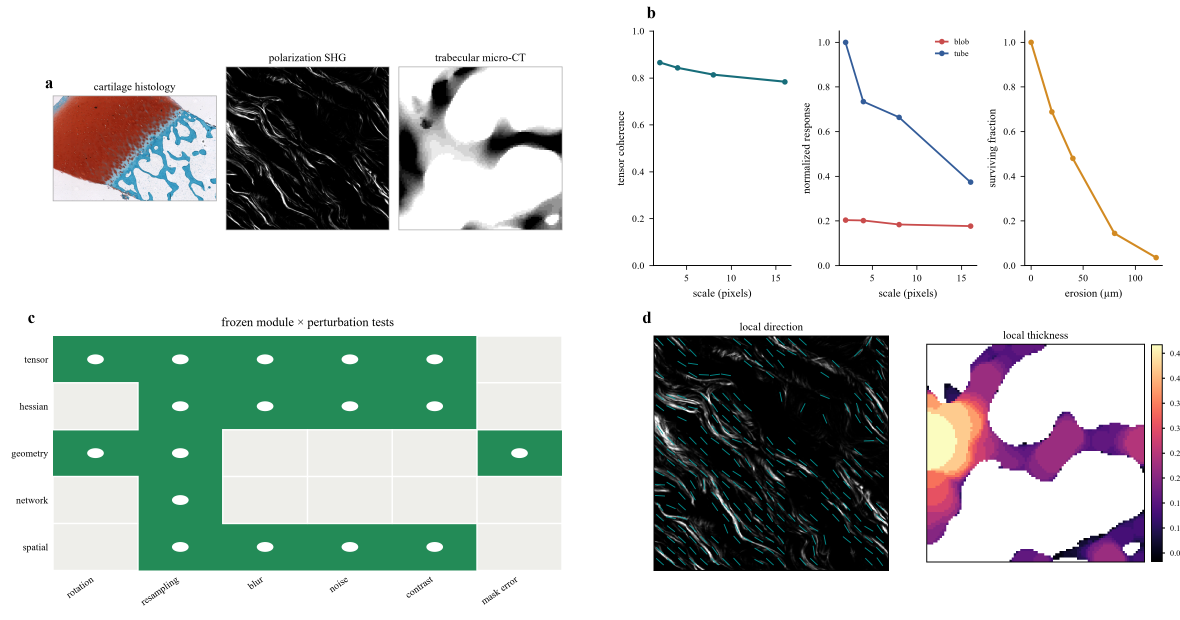
#> input picture figures/nostos0/figure_1_response_geometry_reference.png, 4720 x 2480 px (shown at 1/4 size)
$ python -i build_nostos0_figure1.py   (imports and definitions only)
#> lines starting #> are read from the running program, lines starting #| are printed output that depends on the picture
"""Build Figure 1 entirely from public source data and NOSTOS computations.

No generative imagery or manually drawn scientific output is used. The script
writes an editable SVG, a print-resolution PNG and a hash-locked panel manifest.
"""
from __future__ import annotations

import argparse
import os
import hashlib
import json
from pathlib import Path

import matplotlib as mpl
import matplotlib.pyplot as plt
import nibabel as nib
import numpy as np
import tifffile
from matplotlib.colors import Normalize
from scipy import ndimage

from nostos.features.response_modules import (
    directional_variogram,
    erosion_survival_response,
    hessian_morphology_response,
    maximal_sphere_local_thickness,
    structure_tensor_response,
)


ROOT = Path(__file__).resolve().parents[1]
OUT = ROOT / "figures" / "nostos0"


# [18 lines left out: functions sha256, robust01, central_crop, not called in this run]


def local_orientation(image: np.ndarray, sigma: float = 3.0) -> tuple[np.ndarray, np.ndarray]:
    gy, gx = np.gradient(np.asarray(image, dtype=float))
    jxx = ndimage.gaussian_filter(gx * gx, sigma)
    jyy = ndimage.gaussian_filter(gy * gy, sigma)
    jxy = ndimage.gaussian_filter(gx * gy, sigma)
    angle = 0.5 * np.arctan2(2 * jxy, jxx - jyy) + np.pi / 2
    coherence = np.sqrt((jxx - jyy) ** 2 + 4 * jxy**2) / np.maximum(jxx + jyy, np.finfo(float).eps)
    return np.mod(angle, np.pi), coherence


def panel_label(ax: mpl.axes.Axes, label: str) -> None:
    ax.text(-0.05, 1.04, label, transform=ax.transAxes, fontsize=12, fontweight="bold", va="bottom")


def clean(ax: mpl.axes.Axes) -> None:
    ax.spines[["top", "right"]].set_visible(False)
    ax.tick_params(labelsize=7, width=0.6, length=3)


# [171 lines left out: function build, not called in this run]


# [8 lines not run here, left out]

>>> import cv2
>>> picture = cv2.imread('../figures/nostos0/figure_1_response_geometry_reference.png', cv2.IMREAD_GRAYSCALE)
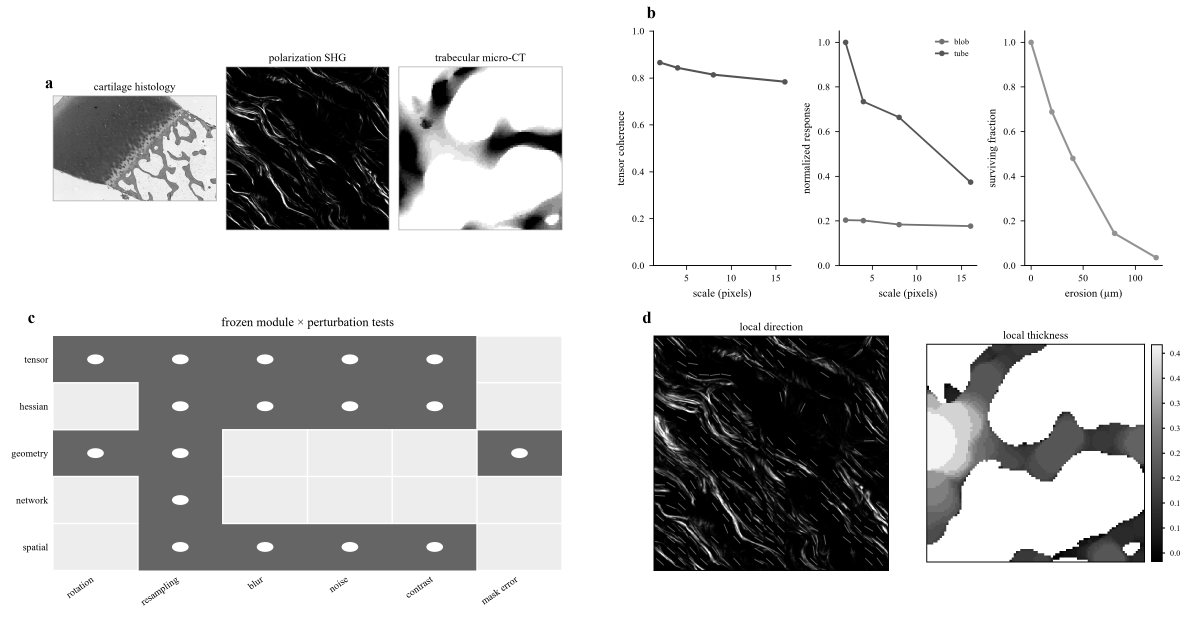
#> picture: shape (2480, 4720) (shown at 1/4 size); min 0, max 255, mean 202.9
>>> result = local_orientation(picture)
#> in local_orientation, `gy, gx = np.gradient(np.asarray(image, dtype=float))`:
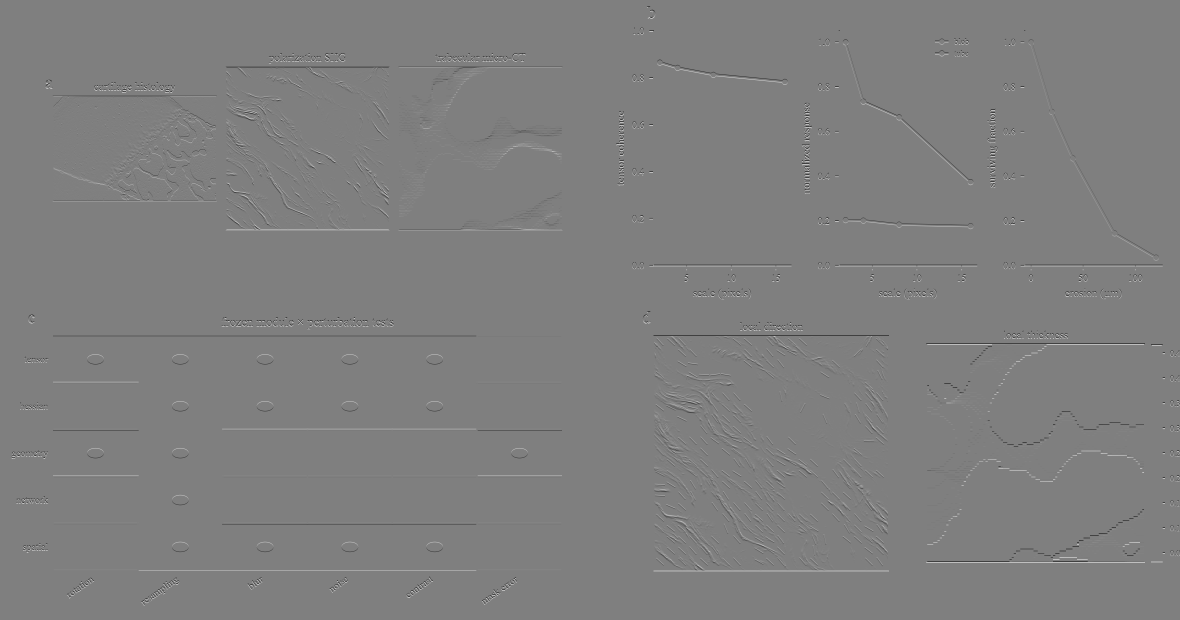
#> gy: shape (2480, 4720) float64 (shown at 1/4 size); min -127.5, max 127.5, mean 0; drawn with min black and max white
#> in local_orientation, `gy, gx = np.gradient(np.asarray(image, dtype=float))`:
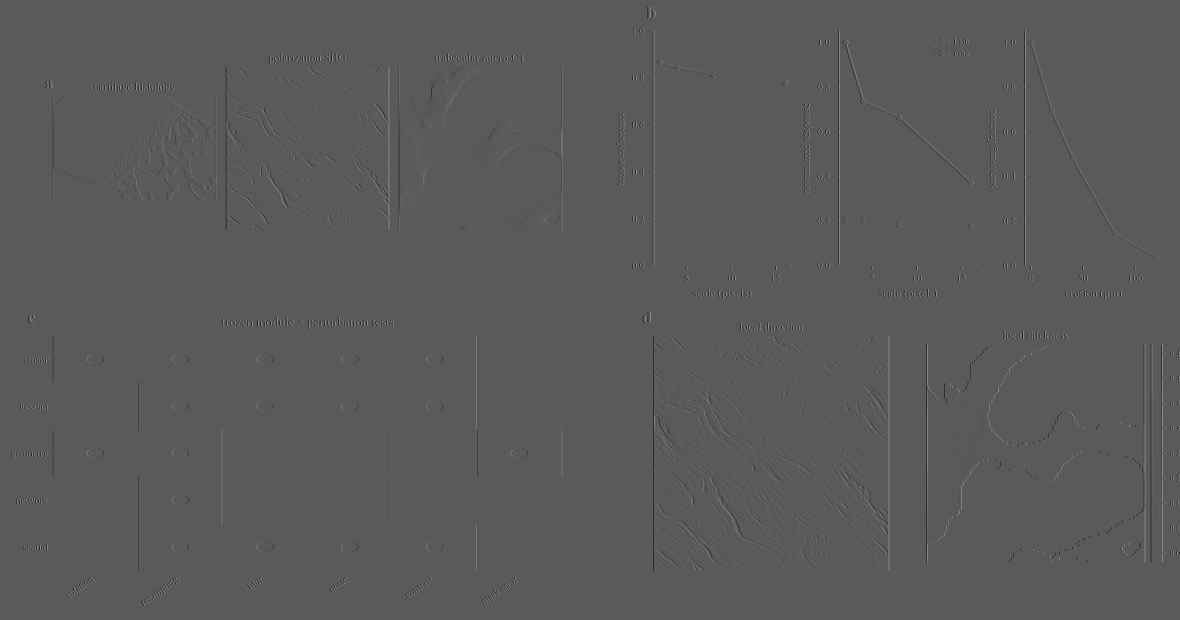
#> gx: shape (2480, 4720) float64 (shown at 1/4 size); min -127.5, max 231, mean 0; drawn with min black and max white
#> in local_orientation, `jyy = ndimage.gaussian_filter(gy * gy, sigma)`:
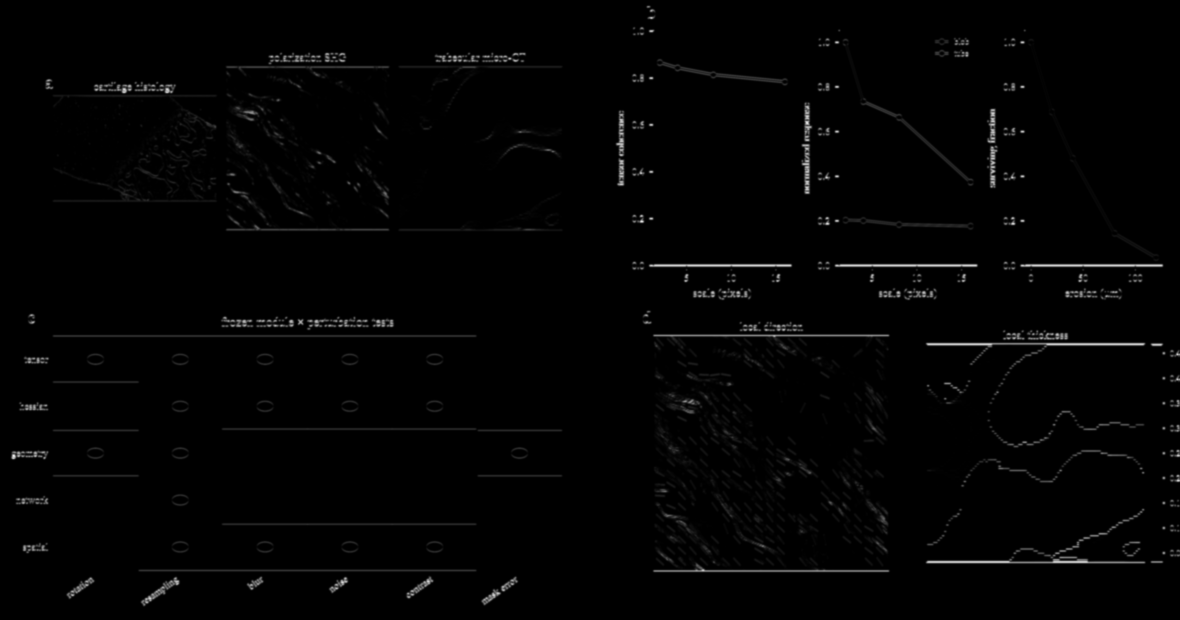
#> jyy: shape (2480, 4720) float64 (shown at 1/4 size); min 0, max 7858.8, mean 97.1; drawn with min black and max white
#> in local_orientation, `angle = 0.5 * np.arctan2(2 * jxy, jxx - jyy) + np.pi / 2`:
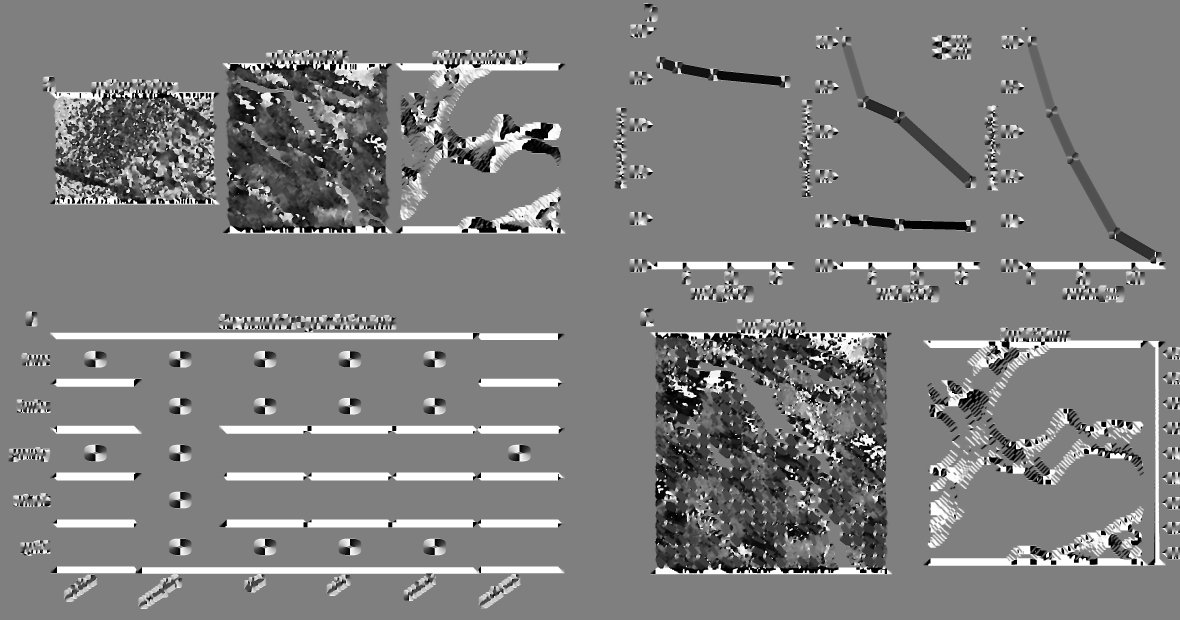
#> angle: shape (2480, 4720) float64 (shown at 1/4 size); min 1.73e-13, max 3.14, mean 1.57; drawn with min black and max white
#> in local_orientation, `coherence = np.sqrt((jxx - jyy) ** 2 + 4 * jxy**2) / np.maximum(jxx + ..`:
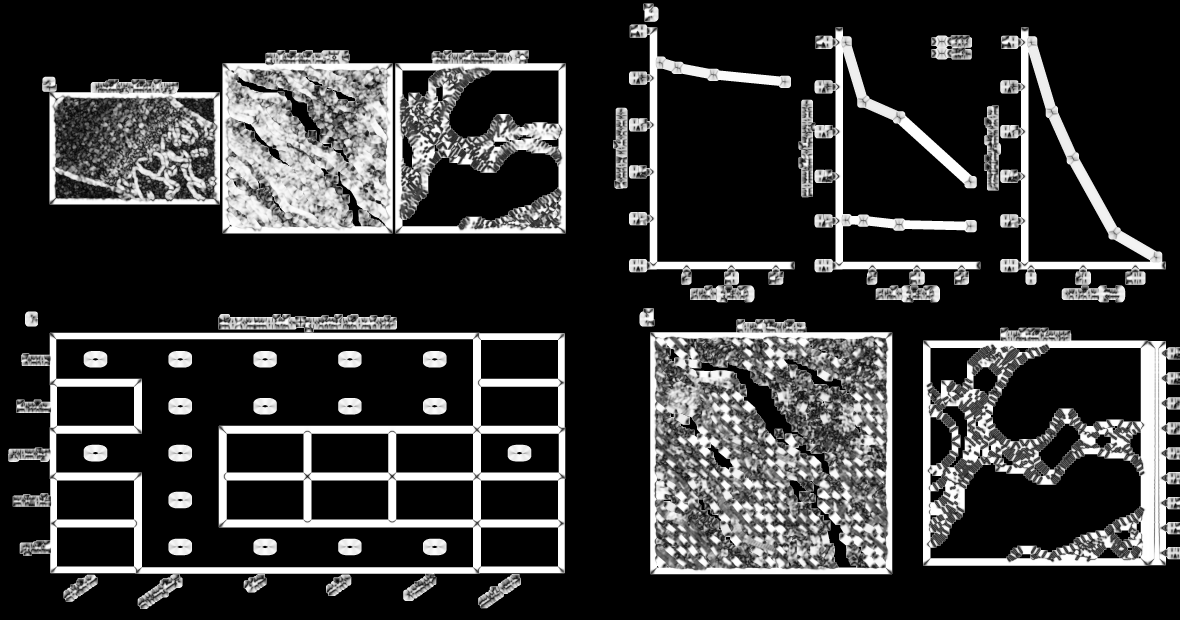
#> coherence: shape (2480, 4720) float64 (shown at 1/4 size); min 0, max 1, mean 0.209
